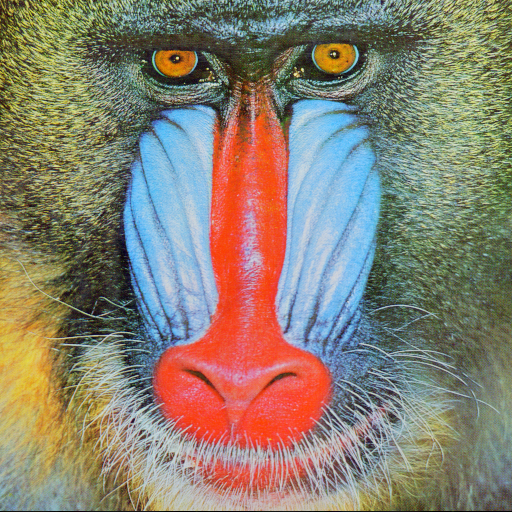
#> input picture Files/baboon.png, 512 x 512 px
$ python Exercicio4.1FiltragemEspacial.py
#> lines starting #> are read from the running program, lines starting #| are printed output that depends on the picture
import cv2
import matplotlib.pyplot as plt
import numpy as np
import os

folder = "Files"
files = []
files.append("baboon.png")
files.append("cao.jpg")
files.append("lena.png")
files.append("Sharbat_Gula.jpg")
files.append("moedas.jpg")

kernel_media_3x3 = 1/9 * np.ones((3, 3))
kernel_media_5x5 = 1/25 * np.ones((5, 5))
kernel_media_7x7 = 1/49 * np.ones((7, 7))

kernel_highpass_A = 1/6 * np.array([[0, -1, 0],
                                    [-1, 4, -1],
                                    [0, -1, 0]])

kernel_highpass_B = 1/9 * np.array([[-1, -1, -1],
                                    [-1,  8, -1],
                                    [-1, -1, -1]])

kernel_highpass_C = 1/16 * np.array([[-1, -2, -1],
                                     [-2,  12, -2],
                                     [-1, -2, -1]])

for i, file in enumerate(files):
    image = cv2.imread(os.path.join(folder, file))
#> image is the input picture: shape (512, 512, 3); mean B, G, R 113.1, 128.9, 137.4
    image_gray = cv2.cvtColor(image, cv2.COLOR_BGR2GRAY)
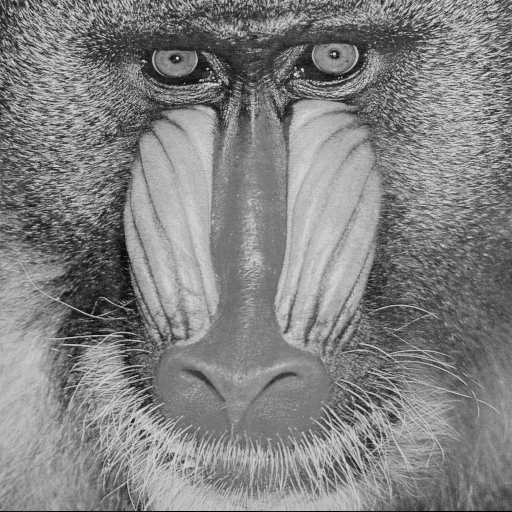
#> image_gray: shape (512, 512); min 0, max 231, mean 129.6

    image_gray_lowpass_3x3 = cv2.filter2D(src=image_gray,
                                          ddepth=-1,
                                          kernel=kernel_media_3x3)
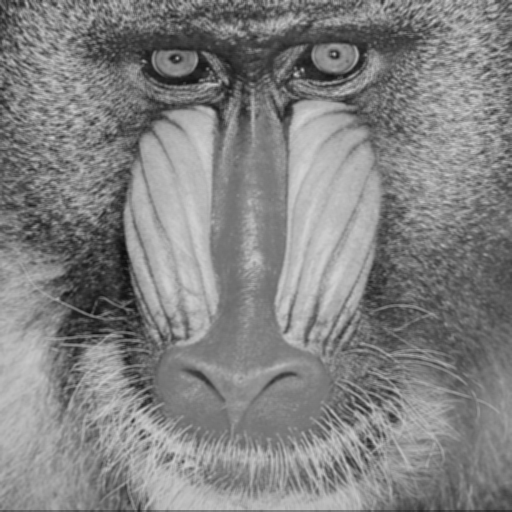
#> image_gray_lowpass_3x3: shape (512, 512); min 12, max 211, mean 129.7
    image_gray_lowpass_5x5 = cv2.filter2D(src=image_gray,
                                          ddepth=-1,
                                          kernel=kernel_media_5x5)
    image_gray_lowpass_7x7 = cv2.filter2D(src=image_gray,
                                          ddepth=-1,
                                          kernel=kernel_media_7x7)
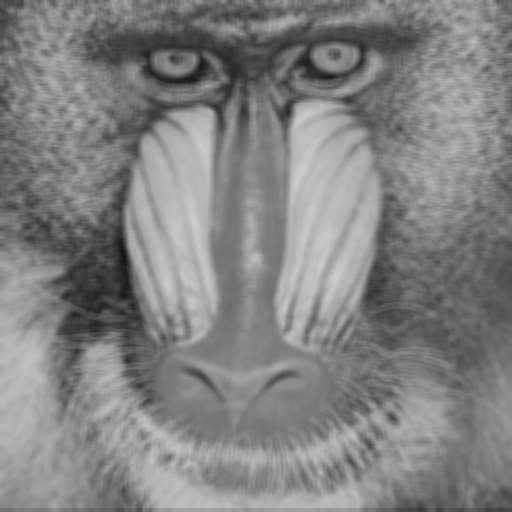
#> image_gray_lowpass_7x7: shape (512, 512); min 20, max 206, mean 129.7

    image_blur_3x3 = cv2.blur(image_gray, (3, 3))
    image_blur_5x5 = cv2.blur(image_gray, (5, 5))
    image_blur_7x7 = cv2.blur(image_gray, (7, 7))

    gaussian_blur_3x3 = cv2.GaussianBlur(image_gray, (3, 3), 0)
    gaussian_blur_5x5 = cv2.GaussianBlur(image_gray, (5, 5), 0)
    gaussian_blur_7x7 = cv2.GaussianBlur(image_gray, (7, 7), 0)

    median_blur_3x3 = cv2.medianBlur(image_gray, 3)
    median_blur_5x5 = cv2.medianBlur(image_gray, 5)
    median_blur_7x7 = cv2.medianBlur(image_gray, 7)

    image_gray_highpass_A = cv2.filter2D(src=image_gray,
                                          ddepth=-1,
                                          kernel=kernel_highpass_A)
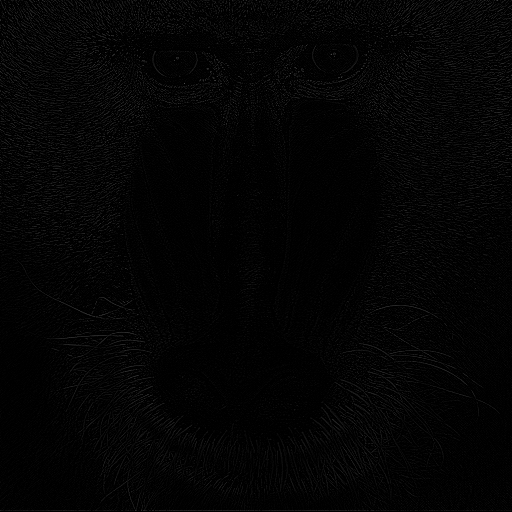
#> image_gray_highpass_A: shape (512, 512); min 0, max 76, mean 3.9
    image_gray_highpass_B = cv2.filter2D(src=image_gray,
                                          ddepth=-1,
                                          kernel=kernel_highpass_B)
    image_gray_highpass_C = cv2.filter2D(src=image_gray,
                                          ddepth=-1,
                                          kernel=kernel_highpass_C)

    plt.subplots(dpi=300)
    plt.axis('off')

    plt.subplot(5, 4, 1)
    plt.imshow(cv2.cvtColor(image_gray, cv2.COLOR_BGR2RGB))
    plt.title("image")
    plt.axis('off')

    plt.subplot(5, 4, 2)
    plt.imshow(cv2.cvtColor(image_gray_lowpass_3x3, cv2.COLOR_BGR2RGB))
    plt.title("low-pass image 3x3")
    plt.axis('off')

    plt.subplot(5, 4, 3)
    plt.imshow(cv2.cvtColor(image_gray_lowpass_5x5, cv2.COLOR_BGR2RGB))
    plt.title("low-pass image 5x5")
    plt.axis('off')

    plt.subplot(5, 4, 4)
    plt.imshow(cv2.cvtColor(image_gray_lowpass_7x7, cv2.COLOR_BGR2RGB))
    plt.title("low-pass image 7x7")
    plt.axis('off')

    plt.subplot(5, 4, 6)
    plt.imshow(cv2.cvtColor(image_blur_3x3, cv2.COLOR_BGR2RGB))
    plt.title("blur 3x3")
    plt.axis('off')

    plt.subplot(5, 4, 7)
    plt.imshow(cv2.cvtColor(image_blur_5x5, cv2.COLOR_BGR2RGB))
    plt.title("blur 5x5")
    plt.axis('off')

    plt.subplot(5, 4, 8)
    plt.imshow(cv2.cvtColor(image_blur_7x7, cv2.COLOR_BGR2RGB))
    plt.title("blur 7x7")
    plt.axis('off')

    plt.subplot(5, 4, 10)
    plt.imshow(cv2.cvtColor(gaussian_blur_3x3, cv2.COLOR_BGR2RGB))
    plt.title("gaussian blur 3x3")
    plt.axis('off')

    plt.subplot(5, 4, 11)
    plt.imshow(cv2.cvtColor(gaussian_blur_5x5, cv2.COLOR_BGR2RGB))
    plt.title("gaussian blur 5x5")
    plt.axis('off')

    plt.subplot(5, 4, 12)
    plt.imshow(cv2.cvtColor(gaussian_blur_7x7, cv2.COLOR_BGR2RGB))
    plt.title("gaussian blur 7x7")
    plt.axis('off')

    plt.subplot(5, 4, 14)
    plt.imshow(cv2.cvtColor(median_blur_3x3, cv2.COLOR_BGR2RGB))
    plt.title("median blur 3x3")
    plt.axis('off')

    plt.subplot(5, 4, 15)
    plt.imshow(cv2.cvtColor(median_blur_5x5, cv2.COLOR_BGR2RGB))
    plt.title("median blur 5x5")
    plt.axis('off')

    plt.subplot(5, 4, 16)
    plt.imshow(cv2.cvtColor(median_blur_7x7, cv2.COLOR_BGR2RGB))
    plt.title("median blur 7x7")
    plt.axis('off')

    plt.subplot(5, 4, 18)
    plt.imshow(cv2.cvtColor(10*image_gray_highpass_A, cv2.COLOR_BGR2RGB))
    plt.title("highpass A")
    plt.axis('off')

    plt.subplot(5, 4, 19)
    plt.imshow(cv2.cvtColor(10*image_gray_highpass_B, cv2.COLOR_BGR2RGB))
    plt.title("highpass B")
    plt.axis('off')

    plt.subplot(5, 4, 20)
    plt.imshow(cv2.cvtColor(10*image_gray_highpass_C, cv2.COLOR_BGR2RGB))
    plt.title("highpass C")
    plt.axis('off')

    plt.show()
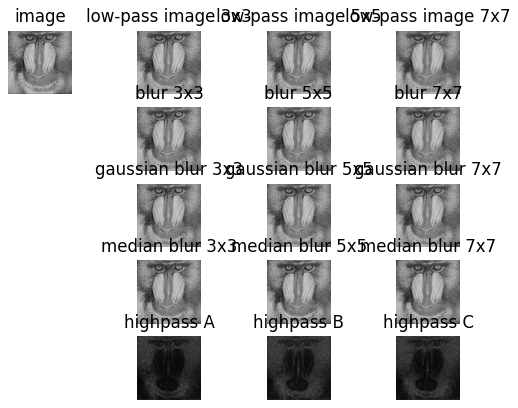
#> figure drawn by matplotlib, 16 panels
#> pass 2 of the loop `for i, file in enumerate(files):`:
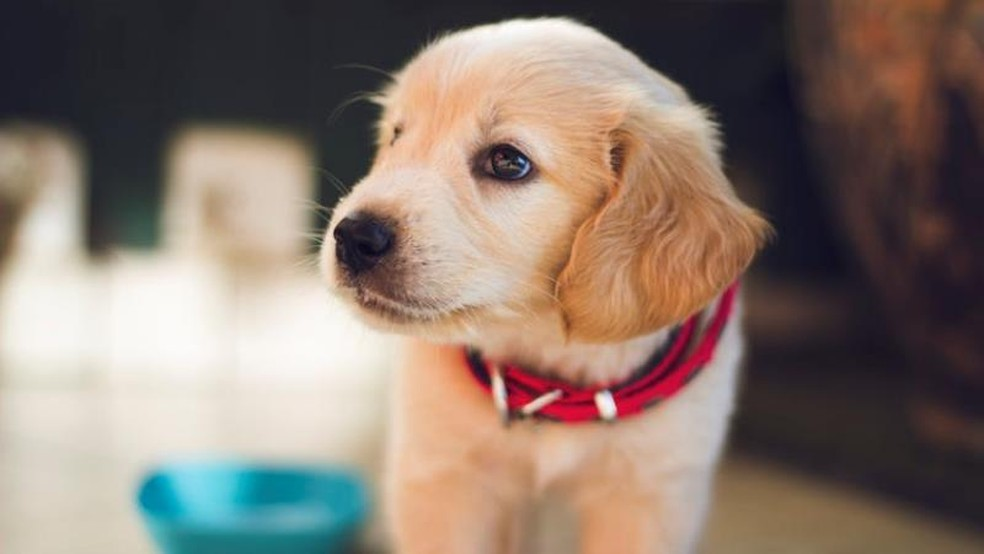
#> input picture Files/cao.jpg, 984 x 554 px
#> image is the input picture: shape (554, 984, 3); mean B, G, R 110.6, 120.8, 136.9
#> image_gray: shape (554, 984)
#> image_gray_lowpass_3x3: shape (554, 984)
#> image_gray_lowpass_5x5: shape (554, 984)
#> image_gray_lowpass_7x7: shape (554, 984)
#> gaussian_blur_3x3: shape (554, 984)
#> gaussian_blur_5x5: shape (554, 984)
#> gaussian_blur_7x7: shape (554, 984)
#> median_blur_3x3: shape (554, 984)
#> median_blur_5x5: shape (554, 984)
#> median_blur_7x7: shape (554, 984)
#> `image_gray_highpass_A = cv2.filter2D(src=image_gray, ddepth=-1, kernel..`:
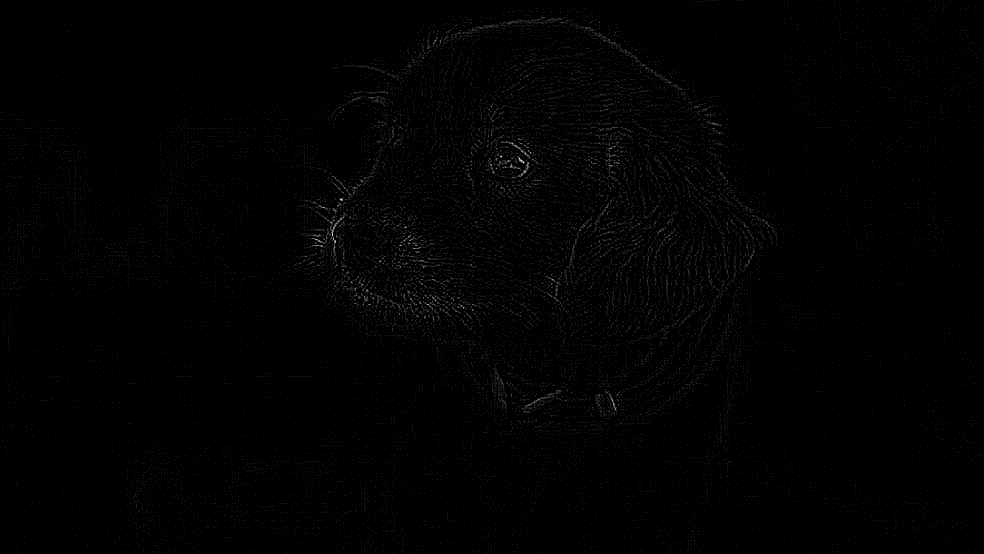
#> image_gray_highpass_A: shape (554, 984); min 0, max 16, mean 0.122; drawn with min black and max white
#> image_gray_highpass_B: shape (554, 984)
#> image_gray_highpass_C: shape (554, 984)
#> `plt.show()`:
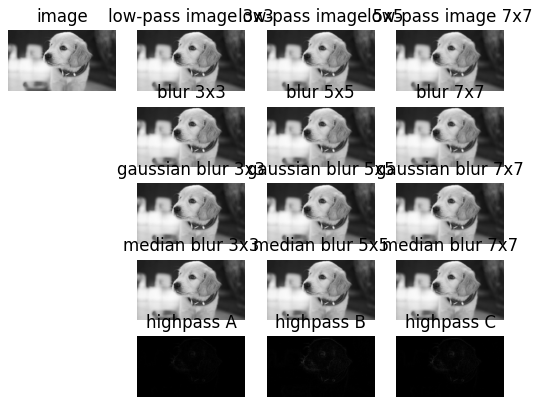
#> figure drawn by matplotlib, 16 panels
#> (the run stopped early here; a loop or call above may not have finished)
